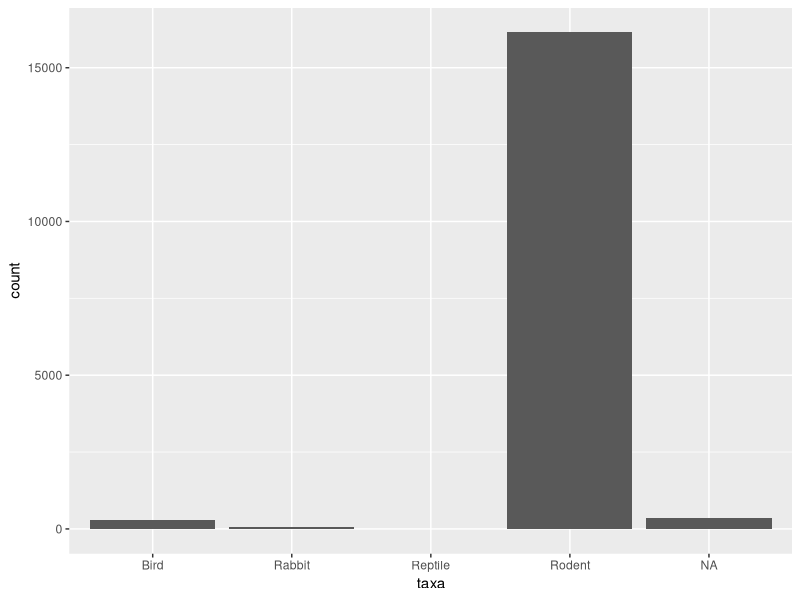
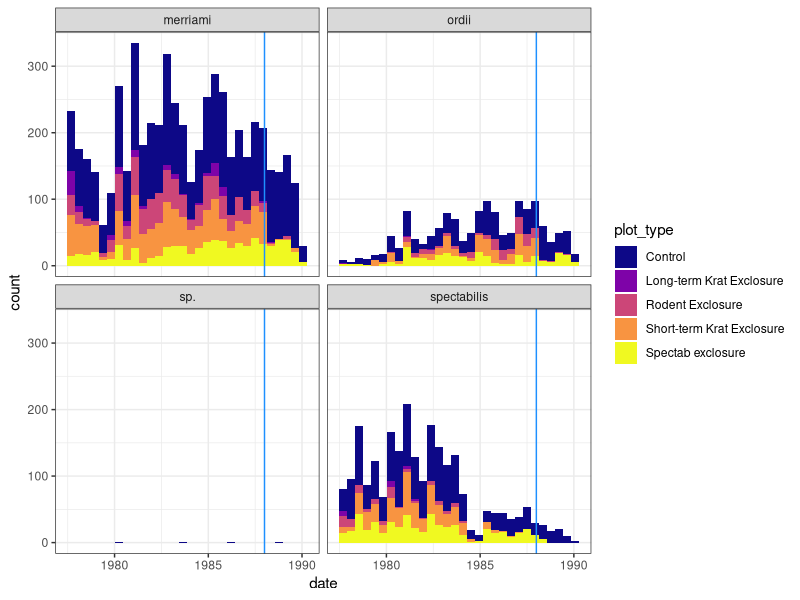
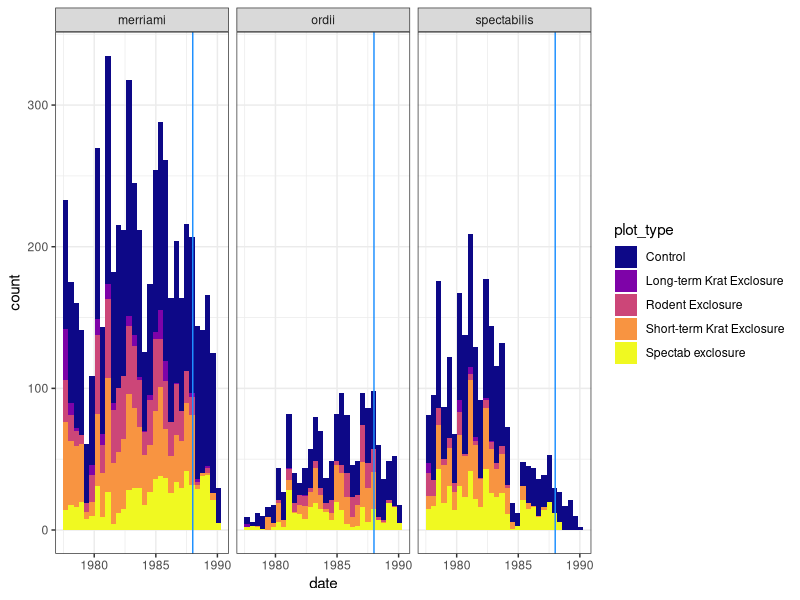
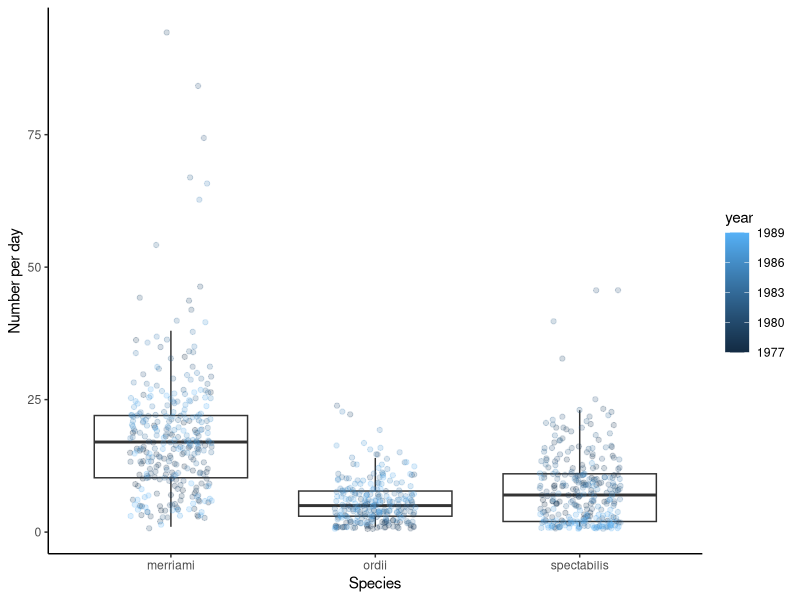
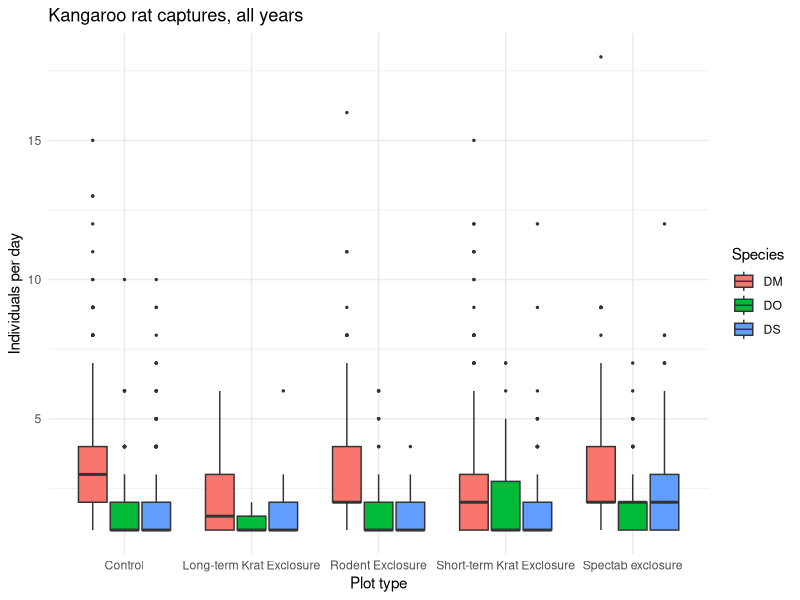
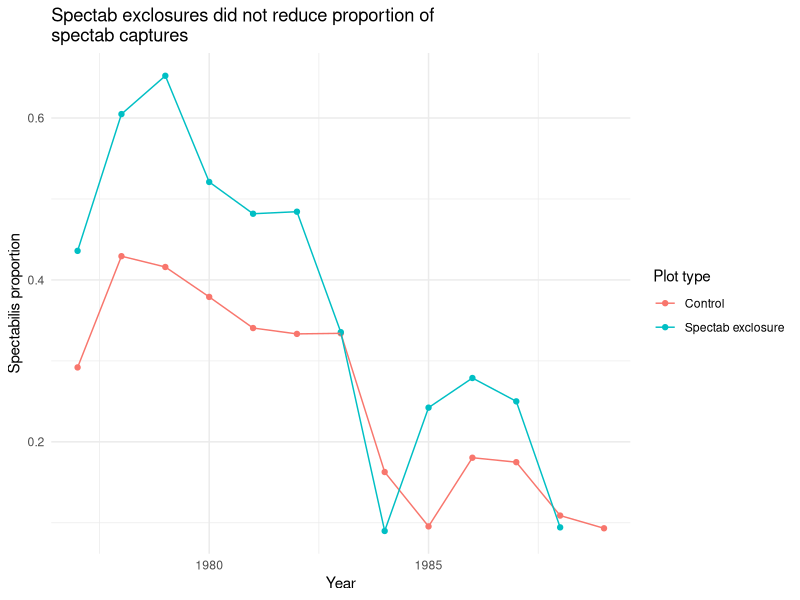

Write R code to recreate these figures, in order.
# Kangaroo rat analysis using the Portal data
# Created by: Mishka
# Last updated: 2024-11-22

# Load packages to use in this script
library(readr)
library(dplyr)
library(ggplot2)
library(stringr)

# Read in the data
rodents <- read_csv("scripts/data/surveys_complete_77_89.csv")

### DATA WRANGLING ####
glimpse(rodents) # or click on the environment
str(rodents) # an alternative that does the same thing
head(rodents) # or open fully with View() or click in environment

table(rodents$taxa)

# Abundance distribution of taxa
rodents %>%
  ggplot(aes(x=taxa))+
  geom_bar()

# Examine NA values
## How do we find NAs anyway? ----
head(is.na(rodents$taxa)) # logical--tells us when an observation is an NA (T or F)

# Not very helpful. BUT
sum(is.na(rodents$taxa)) # sum considers T = 1 and F = 0

# Simplify down to just rodents
rodents <- rodents %>%
  filter(taxa == "Rodent")
glimpse(rodents)

# Just kangaroo rats because this is what we are studying
krats <- rodents %>%
  filter(genus == "Dipodomys")
dim(krats) # okay, so that's a lot smaller, great.
glimpse(krats)

# Prep for time analysis
# To examine trends over time, we'll need to create a date column
krats <- krats %>%
  mutate(date = lubridate::ymd(paste(year, month, day, sep = "-")))

# Examine differences in different time periods
krats <- krats %>%
  mutate(time_period = ifelse(year < 1988, "early", "late"))

# Check that this went through; check for NAs
table(krats$time_period, exclude = NULL) # learned how to do this earlier

### QUESTION 1: How many k-rats over time in the past? ###
# How many kangaroo rats of each species were found at the study site in past years (so you know what to expect for a sample size this year)?

# Numbers over time by plot type
krats %>%
  ggplot(aes(x = date, fill = plot_type)) +
  geom_histogram()+
  facet_wrap(~species)+
  theme_bw()+
  scale_fill_viridis_d(option = "plasma")+
  geom_vline(aes(xintercept = lubridate::ymd("1988-01-01")), col = "dodgerblue")

# Oops we gotta get rid of the unidentified k-rats
krats <- krats %>%
  filter(species != "sp.")

# Re-do the plot above
krats %>%
  ggplot(aes(x = date, fill = plot_type)) +
  geom_histogram()+
  facet_wrap(~species)+
  theme_bw()+
  scale_fill_viridis_d(option = "plasma")+
  geom_vline(aes(xintercept = lubridate::ymd("1988-01-01")), col = "dodgerblue")

# How many individuals caught per day?
krats_per_day <- krats %>%
  group_by(date, year, species) %>%
  summarize(n = n()) %>%
  group_by(species)

krats_per_day %>%
  ggplot(aes(x = species, y = n))+
  geom_boxplot(outlier.shape = NA)+
  geom_jitter(width = 0.2, alpha = 0.2, aes(col = year))+
  theme_classic()+
  ylab("Number per day")+
  xlab("Species")

#### QUESTION 2: Do the k-rat exclusion plots work? #####
# Do the k-rat exclusion plots work? (i.e. Does the abundance of each species differ by plot?)
# If the k-rat plots work, then we would expect:
# A. Fewer k-rats overall in any of the exclusion plots than in the control, with the fewest in the long-term k-rat exclusion plot
counts_per_day <- krats %>%
  group_by(year, plot_id, plot_type, month, day, species_id) %>%
  summarize(count_per_day = n())

counts_per_day %>%
  ggplot(aes(x = plot_type, y = count_per_day, fill = species_id, group = interaction(plot_type, species_id)))+
  geom_boxplot(outlier.size = 0.5)+
  theme_minimal()+
  labs(title = "Kangaroo rat captures, all years",
       x = "Plot type",
       y = "Individuals per day",
       fill = "Species")

# B. For Spectabilis-specific exclosure, we expect a lower proportion of spectabilis there than in the other plots.
control_spectab <- krats %>%
  filter(plot_type %in% c("Control", "Spectab exclosure"))

prop_spectab <- control_spectab %>%
  group_by(year, plot_type, species_id) %>%
  summarize(total_count = n(), .groups = "drop_last") %>%
  mutate(prop = total_count/sum(total_count)) %>%
  filter(species_id == "DS") # keep only spectabilis

prop_spectab %>%
  ggplot(aes(x = year, y = prop, col = plot_type))+
  geom_point()+
  geom_line()+
  theme_minimal()+
  labs(title = "Spectab exclosures did not reduce proportion of\nspectab captures",
       y = "Spectabilis proportion",
       x = "Year",
       color = "Plot type")

#### MODELING ####
counts_mod <- lm(count_per_day ~ plot_type + species_id, data = counts_per_day)
summary(counts_mod)

# with interaction term:
counts_mod_interact <- lm(count_per_day ~ plot_type*species_id, data = counts_per_day)
summary(counts_mod_interact)

summary(counts_mod)
summary(counts_mod_interact)
